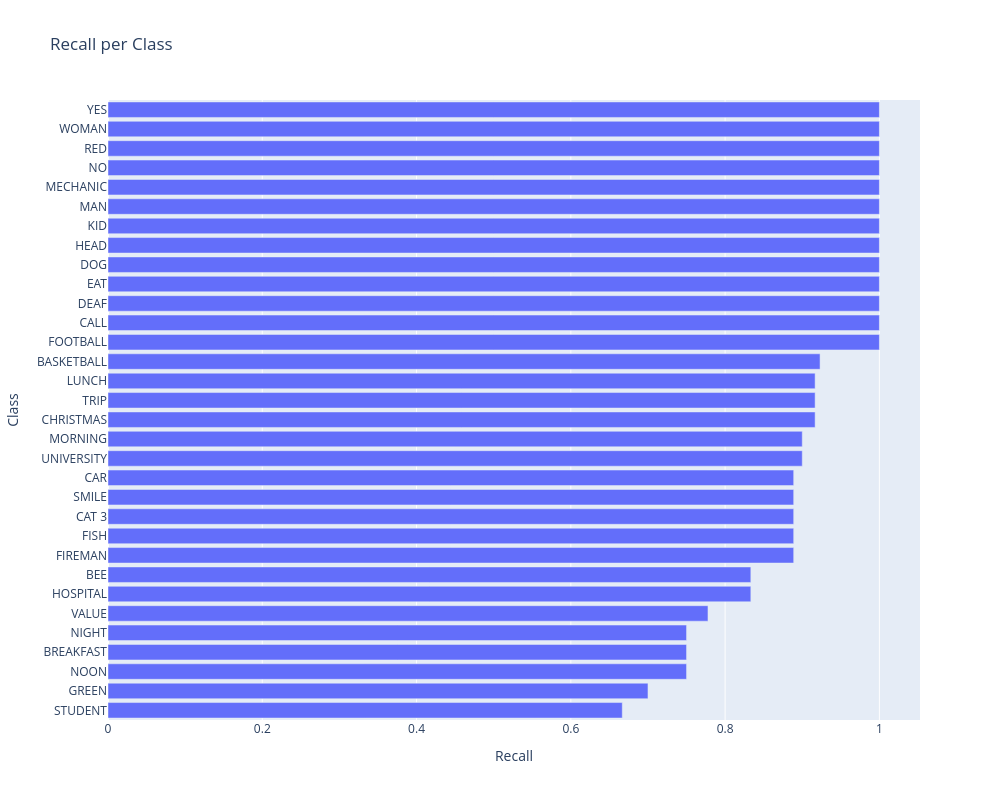

Notebook source saved alongside this figure:
### Code cell
from sklearn.metrics import recall_score

recalls = recall_score(
    y_true,
    y_pred,
    labels=labels_ids,
    average=None,
    zero_division=0
)

order = np.argsort(recalls)

fig = go.Figure(go.Bar(
    x=recalls[order],
    y=labels_names[order],
    orientation="h"
))

fig.update_layout(
    title="Recall per Class",
    xaxis_title="Recall",
    yaxis_title="Class",
    width=1000,
    height=800,
)

fig.show()

### Figure 1 — Plotly figure (JSON) as saved in the notebook; plotly's stock layout.template omitted (floating-point values rounded to 4 significant figures)
{"data": [{"orientation": "h", "type": "bar", "x": [0.6667, 0.7, 0.75, 0.75, 0.75, 0.7778, 0.8333, 0.8333, 0.8889, 0.8889, 0.8889, 0.8889, 0.8889, 0.9, 0.9, 0.9167, 0.9167, 0.9167, 0.9231, 1.0, 1.0, 1.0, 1.0, 1.0, 1.0, 1.0, 1.0, 1.0, 1.0, 1.0, 1.0, 1.0], "y": ["STUDENT", "GREEN", "NOON", "BREAKFAST", "NIGHT", "VALUE", "HOSPITAL", "BEE", "FIREMAN", "FISH", "CAT 3", "SMILE", "CAR", "UNIVERSITY", "MORNING", "CHRISTMAS", "TRIP", "LUNCH", "BASKETBALL", "FOOTBALL", "CALL", "DEAF", "EAT", "DOG", "HEAD", "KID", "MAN", "MECHANIC", "NO", "RED", "WOMAN", "YES"]}], "layout": {"height": 800, "title": {"text": "Recall per Class"}, "width": 1000, "xaxis": {"title": {"text": "Recall"}}, "yaxis": {"title": {"text": "Class"}}}}
